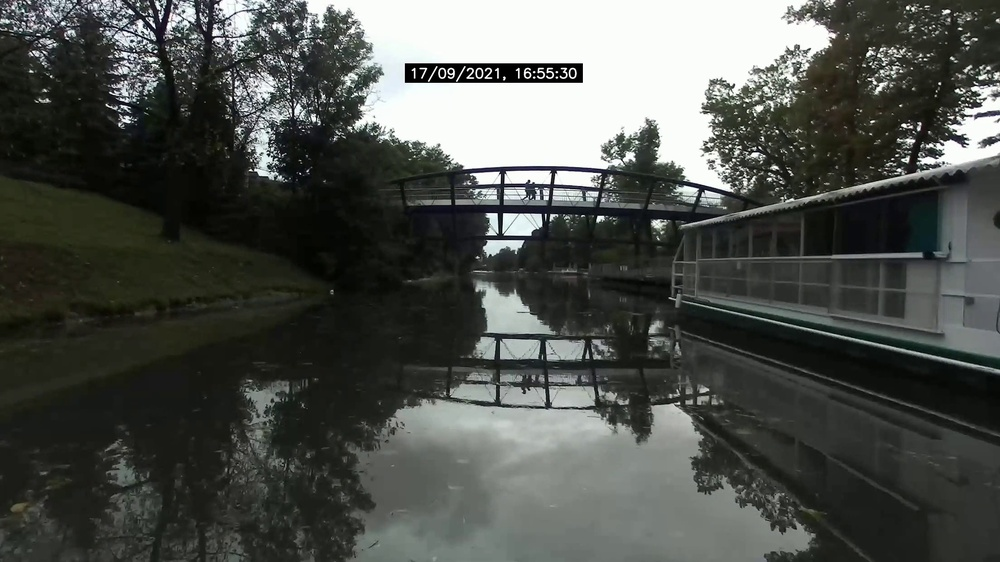
#> input picture datasets/LARS/train/images/davimar_seq_01_00017.jpg, 1000 x 562 px, shrunk from 2208 x 1242 before the run, found by its file name; its folder holds only this picture in this run
$ python sibenik_dataset_fix.py
#> lines starting #> are read from the running program, lines starting #| are printed output that depends on the picture; after the words box and inside, x2 and y2 are one past the last pixel; in counts of white or black regions, pixels touching at a corner belong together
import os
import cv2
from send2trash import send2trash

if __name__ == "__main__":
    root_folder = "D:\\MACVI\\v7\\train"
    imgs_folder = os.path.join(root_folder, "images")
    anns_folder = os.path.join(root_folder, "labels")

    for img_name in os.listdir(imgs_folder):
        full_img_path = os.path.join(imgs_folder, img_name)

        img = cv2.imread(full_img_path, 0)
#> img: shape (562, 1000); min 0, max 255, mean 80.5
        blur = cv2.GaussianBlur(img, (5, 5), 0)
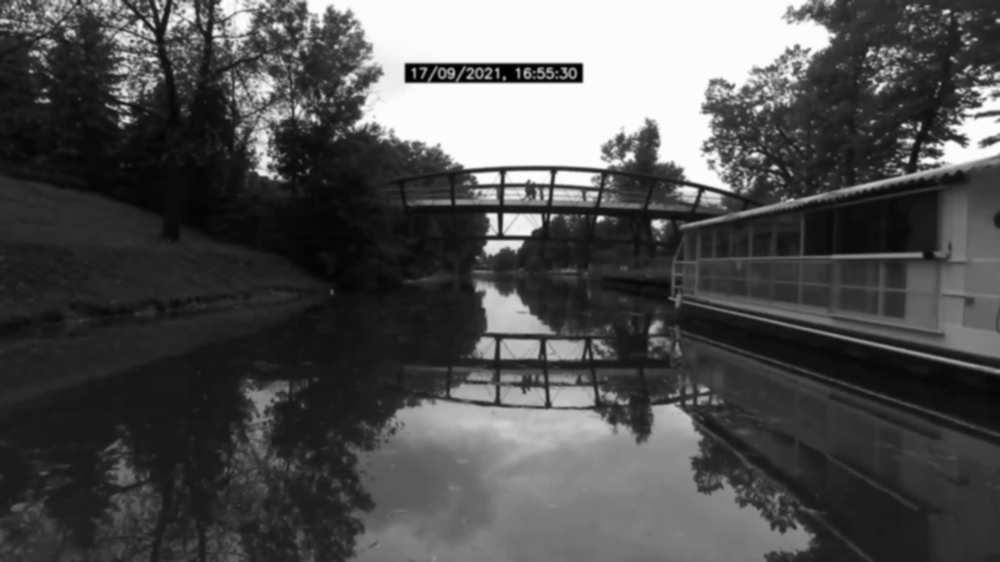
#> blur: shape (562, 1000); min 0, max 253, mean 80.5
        ret3, th3 = cv2.threshold(blur, 10, 255, cv2.THRESH_BINARY)
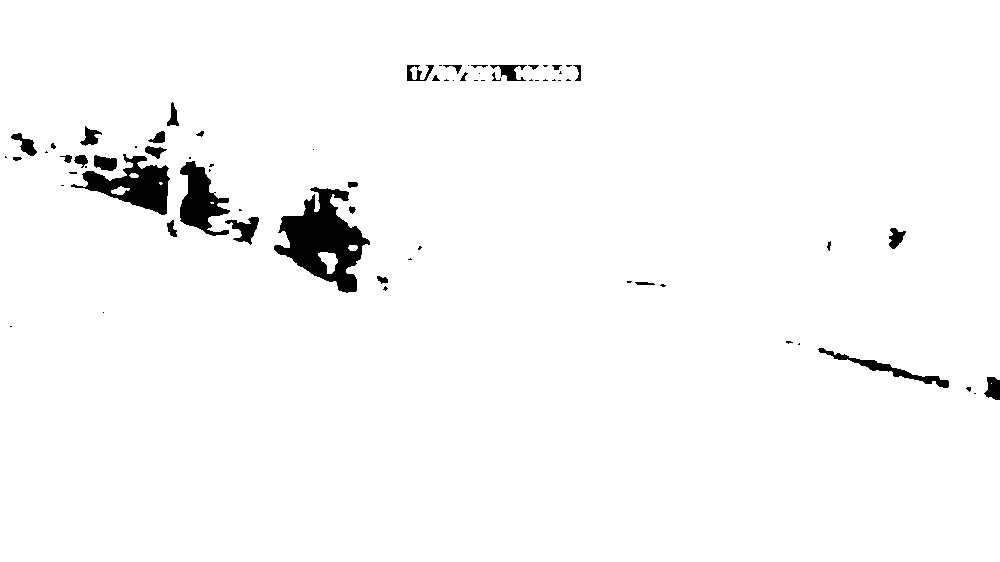
#> th3: shape (562, 1000); 97.5% white; 72 black regions (38 under 20 px), largest, box (x1, y1, x2, y2) and area: (274, 187, 370, 293) 4895, (71, 154, 170, 215) 2561, (180, 161, 230, 236) 1975
        total = th3.shape[0] * th3.shape[1]
#> total = 562000
        perc = cv2.countNonZero(th3) / total
#> perc = 0.975
        if perc < 0.85:
            try:
                os.remove(full_img_path)
                os.remove(os.path.join(anns_folder, img_name))
                print(full_img_path)
            except FileNotFoundError as e:
                print(e)
        # cv2.imshow("a", th3)
        # cv2.waitKey(0)
